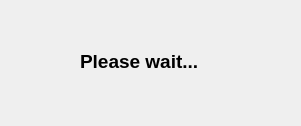
<?xml version="1.0" encoding="UTF-8"?>
<ui version="4.0">
 <class>WaitDialog</class>
 <widget class="QDialog" name="WaitDialog">
  <property name="geometry">
   <rect>
    <x>0</x>
    <y>0</y>
    <width>301</width>
    <height>126</height>
   </rect>
  </property>
  <property name="windowTitle">
   <string>Please wait...</string>
  </property>
  <widget class="QLabel" name="label">
   <property name="geometry">
    <rect>
     <x>80</x>
     <y>50</y>
     <width>127</width>
     <height>23</height>
    </rect>
   </property>
   <property name="text">
    <string>&lt;html&gt;&lt;head/&gt;&lt;body&gt;&lt;p&gt;&lt;span style=&quot; font-size:14pt; font-weight:600;&quot;&gt;Please wait...&lt;/span&gt;&lt;/p&gt;&lt;/body&gt;&lt;/html&gt;</string>
   </property>
  </widget>
 </widget>
 <resources/>
 <connections/>
</ui>
